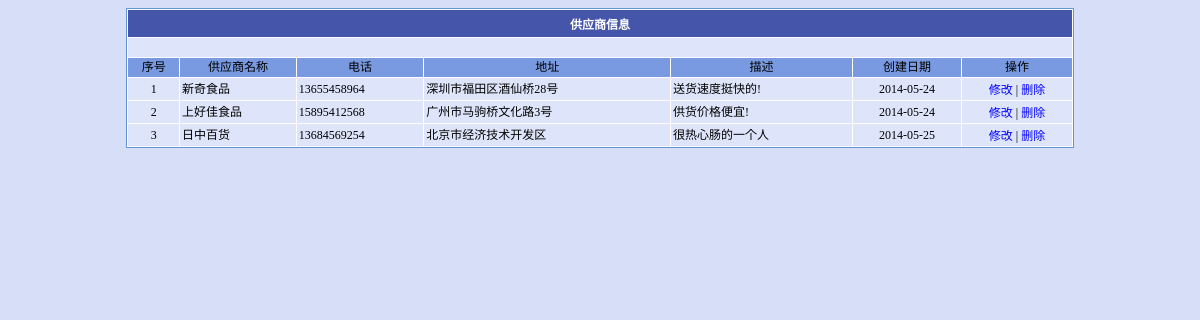
Page /show_supplier.php (signed in) on the committed database.
### tables this page shows
CREATE TABLE IF NOT EXISTS `supplier` (
  `sup_id` int(11) NOT NULL AUTO_INCREMENT,
  `sup_name` varchar(50) NOT NULL,
  `sup_tel` varchar(20) DEFAULT "暂无联系电话",
  `sup_addr` varchar(200) DEFAULT "暂无地址信息",
  `sup_desc` varchar(300) DEFAULT '暂无描述信息',
  `create_date` date NOT NULL,
  PRIMARY KEY (`sup_id`),
  UNIQUE KEY `sup_name` (`sup_name`)
);

### pagination.php (called while the page is built, shortened)
<?php
	$_numPerPage = 10;
	$_startPoint = 0;
	$_num = 1;
?>

### show_supplier.php (the view, shortened to what this page needs)
<?php
	include_once( "pagination.php");
	$sQuery = "SELECT * FROM supplier LIMIT " .$_startPoint.",".$_numPerPage."";
	$supList = mysql_query($sQuery);
?>
<!DOCTYPE html PUBLIC "-//W3C//DTD XHTML 1.0 Transitional//EN" "http://www.w3.org/TR/xhtml1/DTD/xhtml1-transitional.dtd">
<html xmlns="http://www.w3.org/1999/xhtml" xml:lang="en">
<head>
	<link rel="stylesheet" href="style/css.css" type="text/css" />
</head>
<body>
	<table width="80%" border="0" align="center" cellpadding="2" cellspacing="1" bordercolor="#799AE1" class="tableBorder">
		<tr>
			<th colspan="7" style="height: 23px">
				供应商信息
			</th>
		</tr>
		<tr bgcolor="#DEE5FA">
			<td colspan="7" align="center" class="txlrow">
			</td>
		</tr>
		<tr align="center" bgcolor="#799AE1">
			<td align="center" class="txlHeaderBackgroundAlternate">
				序号
			</td>
			<td align="center" class="txlHeaderBackgroundAlternate">
				供应商名称
			</td>
			<td align="center" class="txlHeaderBackgroundAlternate">
				电话
			</td>
			<td align="center" class="txlHeaderBackgroundAlternate">
				地址
			</td>
			<td align="center" class="txlHeaderBackgroundAlternate">
				描述
			</td>
			<td align="center" class="txlHeaderBackgroundAlternate">
				创建日期
			</td>
			<td align="center" class="txlHeaderBackgroundAlternate">
				操作
			</td>
		</tr>
		<?php
			while($sup = mysql_fetch_array($supList)){
				echo "<tr bgcolor='#DEE5FA'>";
				echo "<td align='center'>".$_num."</td>";
				echo "<td>".$sup['sup_name']."</td>";
				echo "<td>".$sup['sup_tel']."</td>";
				echo "<td>".$sup['sup_addr']."</td>";
				echo "<td>".$sup['sup_desc']."</td>";
				echo "<td align='center'>".$sup['create_date']."</td>";
				echo "<td align='center'><a href='edit_supplier.php?supId=".$sup['sup_id']."'>修改</a> | <a href='delete_supplier.php?supId=".$sup['sup_id']."'>删除</a></td>";
				echo "</tr>";
				$_num += 1;
			}
		?>
	</table>
</body>
</html>

### style/css.css (style rules this page uses)
A { FONT: 12px 宋体; COLOR: blue; TEXT-DECORATION: none }
TD { FONT-SIZE: 12px; LINE-HEIGHT: 15px; FONT-FAMILY: 宋体 }
TH { FONT-WEIGHT: bold; FONT-SIZE: 12px; COLOR: white; BACKGROUND-COLOR: #4455aa }
TD.txlHeaderBackgroundAlternate { BACKGROUND-COLOR: #799ae1 }
.tableBorder { BORDER-RIGHT: #6595d6 1px solid; BORDER-TOP: #6595d6 1px solid; BORDER-LEFT: #6595d6 1px solid; BORDER-BOTTOM: #6595d6 1px solid; BACKGROUND-COLOR: #ffffff }

### rows in the picture
supplier: sup_name "新奇食品", sup_tel "13655458964", sup_addr "深圳市福田区酒仙桥28号", sup_desc "送货速度挺快的!", create_date "2014-05-24"
supplier: sup_name "上好佳食品", sup_tel "15895412568", sup_addr "广州市马驹桥文化路3号", sup_desc "供货价格便宜!", create_date "2014-05-24"
supplier: sup_name "日中百货", sup_tel "13684569254", sup_addr "北京市经济技术开发区", sup_desc "很热心肠的一个人", create_date "2014-05-25"
